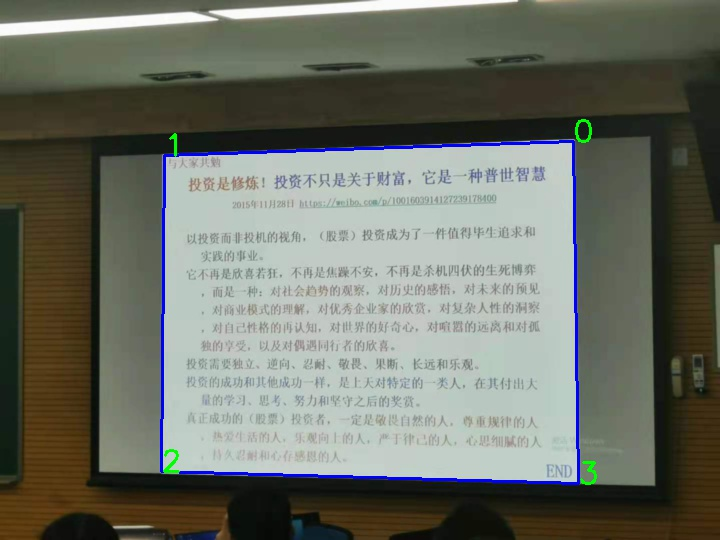
#> input picture blackboard/example.jpg.small.jpeg, 720 x 540 px; its folder holds only this picture in this run
$ python rect.py example.jpg.small.jpeg   (older library calls are emulated)
#> lines starting #> are read from the running program, lines starting #| are printed output that depends on the picture; after the words box and inside, x2 and y2 are one past the last pixel; in counts of white or black regions, pixels touching at a corner belong together
import sys
import math

import cv2 as cv
import numpy as np
from matplotlib import pyplot as plt

# https://segmentfault.com/a/1190000013925648
# https://learnopencv.com/convex-hull-using-opencv-in-python-and-c/
# https://www.cnblogs.com/jclian91/p/9728488.html


def process(fname):
#> called with fname = 'example.jpg.small.jpeg'
    origin = cv.imread(fname)
#> origin is the input picture: shape (540, 720, 3); mean B, G, R 102.1, 112.2, 108.5

    small = origin.copy()
    while small.shape[0] > 1000:
        small = cv.pyrDown(small)

    binary = cv.cvtColor(small, cv.COLOR_BGR2GRAY)
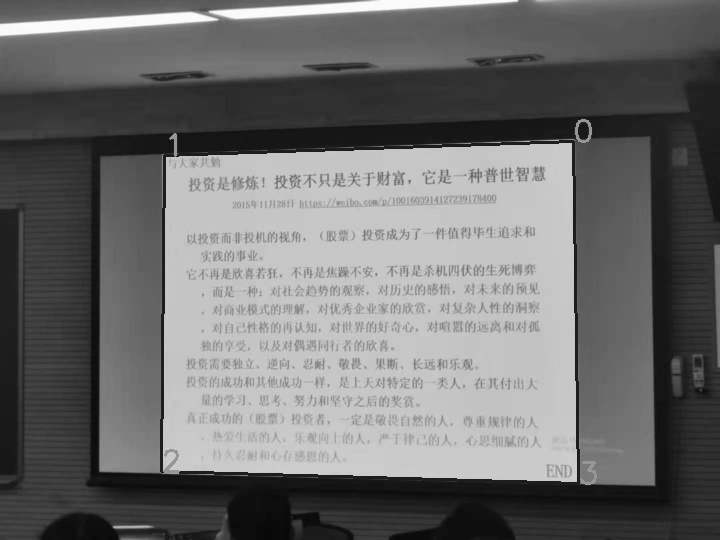
#> binary: shape (540, 720); min 8, max 254, mean 109.9
    hist1 = cv.calcHist([binary], [0], None, [256], [0, 256])
#> hist1 = 256 values, max 18932 at index 199, min 0 at index 0, mean 1518.8

    blur = cv.medianBlur(binary, 3)
    norm = np.zeros_like(blur)
    cv.normalize(blur, norm, 50, 200, cv.NORM_MINMAX, cv.CV_8U)
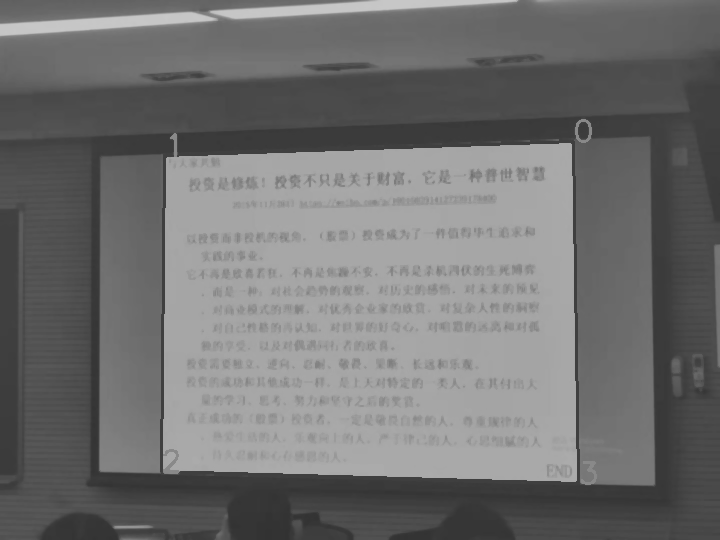
#> norm: shape (540, 720); min 50, max 200, mean 112.6

    hist2 = cv.calcHist([norm], [0], None, [256], [0, 256])
#> hist2 = 256 values, max 28150 at index 166, min 0 at index 0, mean 1518.8
    white = 150
    ret, thresh = cv.threshold(blur, white, 255, cv.THRESH_BINARY)
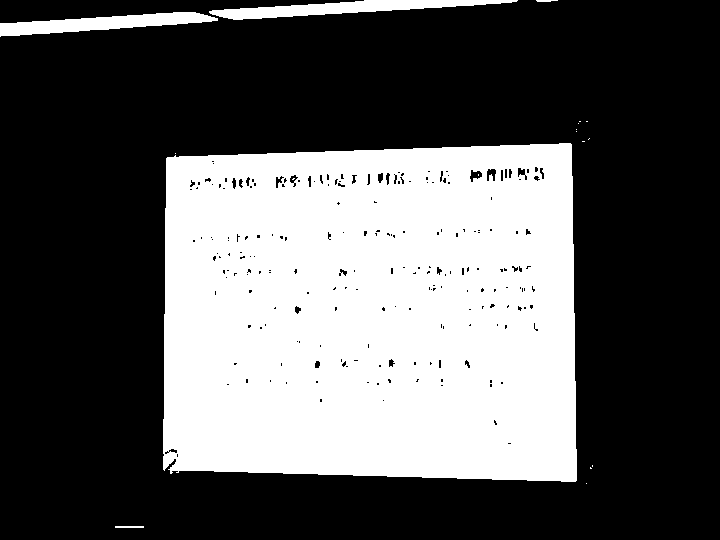
#> thresh: shape (540, 720); 35.3% white; 18 white regions (13 under 20 px)
#> ret = 150

    if 0:
        plt.plot(hist1, color='r')
        plt.plot(hist2, color='g')
        plt.xlim([0, 256])
        plt.show()

    # https://www.docs.opencv.org/master/da/d22/tutorial_py_canny.html
    #canny = cv.Canny(small, 100, 100)

    # https://www.cnblogs.com/bjxqmy/p/12347265.html

    # https://docs.opencv.org/master/d3/d05/tutorial_py_table_of_contents_contours.html
    #im2, contours, hierarchy = cv.findContours(thresh, cv.RETR_TREE, cv.CHAIN_APPROX_SIMPLE)
    im2, contours, hierarchy = cv.findContours(thresh, cv.RETR_LIST,
                                               cv.CHAIN_APPROX_SIMPLE)
#> contours = 236 contours, 193 with area under 20; largest, box (x1, y1, x2, y2) and area: (163, 143, 577, 482) 132891, (209, 0, 518, 20) 2456, (0, 12, 218, 37) 2394, (469, 169, 483, 183) 102, (486, 168, 497, 182) 96
    #im2, contours, hierarchy = cv.findContours(canny, cv.RETR_LIST, cv.CHAIN_APPROX_SIMPLE)

    cnts = np.zeros_like(small)
    cv.drawContours(cnts, contours, -1, (255, 0, 0), 3)
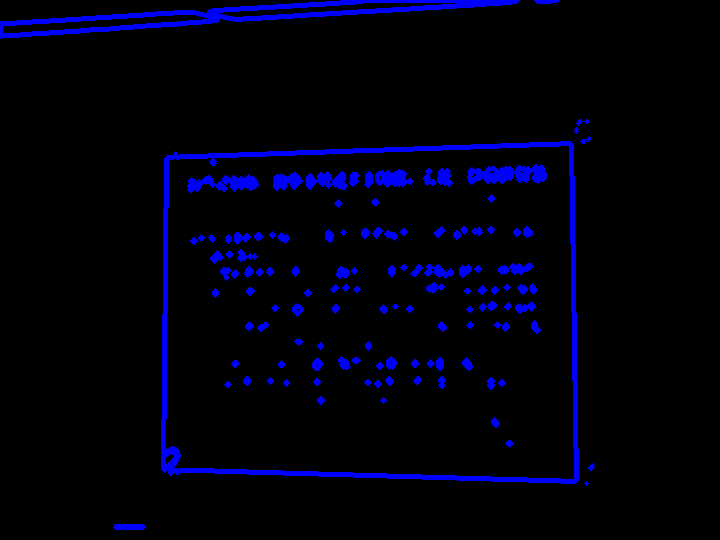
#> cnts: shape (540, 720, 3); mean of channels 0, 1, 2 15.1, 0, 0; drawn as B, G, R

    def angle_cos(p0, p1, p2):
        d1, d2 = (p0 - p1).astype('float'), (p2 - p1).astype('float')
        return abs(np.dot(d1, d2) / np.sqrt(np.dot(d1, d1) * np.dot(d2, d2)))

    squares = []
    for cnt in contours:
        cnt_len = cv.arcLength(cnt, True)
        cnt = cv.approxPolyDP(cnt, 0.02 * cnt_len, True)
        if len(cnt) == 4 and cv.contourArea(cnt) > 1000 and cv.isContourConvex(
                cnt):
            m = cv.moments(cnt)
            cx = int(m['m10'] / m['m00'])
            cy = int(m['m01'] / m['m00'])
            cnt = cnt.reshape(-1, 2)
            max_cos = np.max([
                angle_cos(cnt[i], cnt[(i + 1) % 4], cnt[(i + 2) % 4])
                for i in range(4)
            ])
            if max_cos < 0.1:
                squares.append(cnt)
#> this loop made 236 passes
#> (cnt_len, cx, cy, cnt, max_cos) on pass 226: (1526.5, 371, 313, [[571, 144], [167, 157], [163, 469], [575, 481]], 0.045)
#> cnt_len on passes 5, 6, 7, 8, 9, 11: 9.66, 13.9, 24.73, 9.66, 15.9, 11.66
#> after the loop, cx = 371; cy = 313; m = moments, m00 132396, centre m10/m00, m01/m00 = (371.6, 313.3); max_cos = 0.045; squares = [[[571, 144], [167, 157], [163, 469], [575, 481]]]

    if not squares:
        #return
        for cnt in contours:
            cv.polylines(small, [cnt], True, (255, 0, 0), 2)
        while 1:
            cv.imshow('small', small)
            cv.imshow('thresh', thresh)
            cv.imshow('contours', cnts)
            ch = cv.waitKey(0)
            if ch in (27, 113):
                break
        return

    print(squares)
#| [array([[571, 144],
#|        [167, 157],
#|        [163, 469],
#|        [575, 481]], dtype=int32)]
    points1 = squares[0]
#> points1 = [[571, 144], [167, 157], [163, 469], [575, 481]]

    cv.polylines(small, [points1], True, (255, 0, 0), 2)
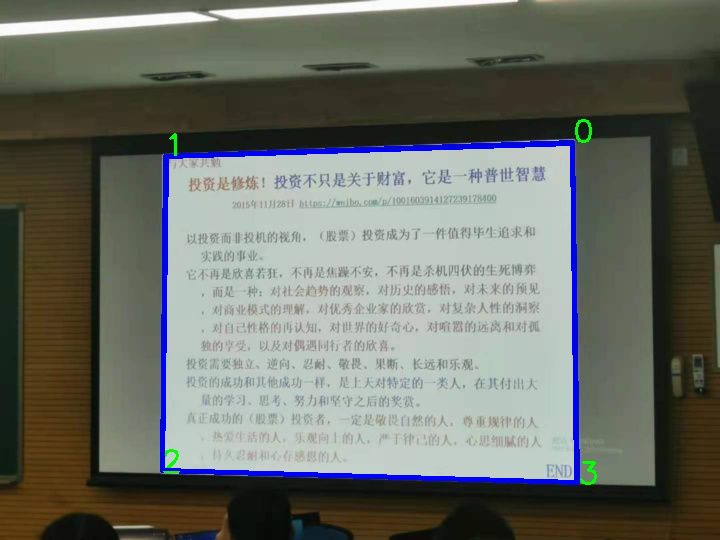
#> small: shape (540, 720, 3); 1.13% of pixels changed, all inside (x1, y1, x2, y2) = (162, 143, 577, 483)
    for i, p in enumerate(points1):
        cv.putText(small, str(i), tuple(p), cv.FONT_HERSHEY_SIMPLEX, 1,
                   (0, 255, 0), 2)
#> this loop made 4 passes
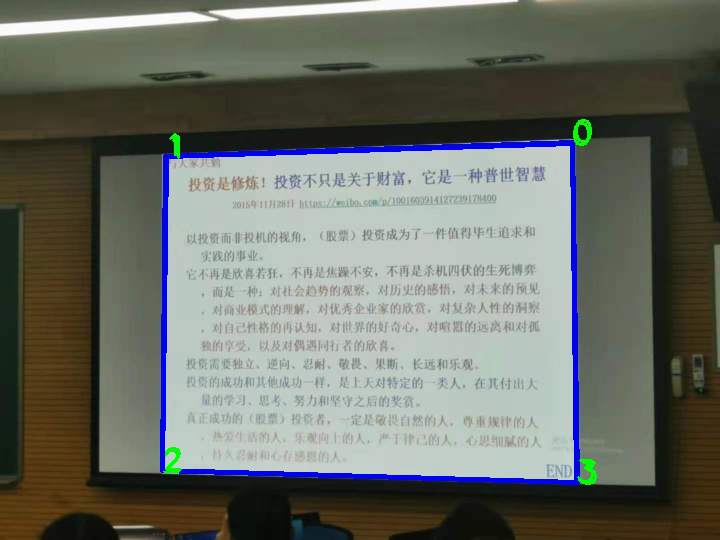
#> small: shape (540, 720, 3); 0.15% of pixels changed, all inside (x1, y1, x2, y2) = (165, 122, 594, 483)

    wh, WH = small.shape[:2], origin.shape[:2]
#> wh = (540, 720); WH = (540, 720)
    points1 = np.float32([(x / wh[0] * WH[0], y / wh[1] * WH[1])
                          for (x, y) in points1])

    x, y = points1[:, 0], points1[:, 1]
#> x = [571, 167, 163, 575]; y = [144, 157, 469, 481]
    w, h = x.max() - x.min(), y.max() - y.min()
#> w = 412; h = 337
    dx, dy = x[1] - x[0], y[1] - y[0]
#> dx = -404; dy = 13
    if abs(dx) > abs(dy):
        if dx < 0:
            points2 = np.float32([(w, 0), (0, 0), (0, h), (w, h)])
#> points2 = [[412, 0], [0, 0], [0, 337], [412, 337]]
        else:
            points2 = np.float32([(0, h), (w, h), (w, 0), (0, 0)])
    else:
        if dy < 0:
            points2 = np.float32([(w, h), (w, 0), (0, 0), (0, h)])
        else:
            points2 = np.float32([(0, 0), (0, h), (w, h), (w, 0)])

    # print(points1)
    # print(points2)

    m = cv.getPerspectiveTransform(points1, points2)
#> m = [[1.15, 0.0148, -194.5], [0.037, 1.15, -186.9], [0.000207, 6.65e-05, 1]]
    processed = cv.warpPerspective(origin, m, (w, h))

    # https://blog.csdn.net/qq_40755643/article/details/84032773
    # im = cv.equalizeHist(processed)
    im = np.zeros_like(processed)
    cv.normalize(processed, im, 0, 255, cv.NORM_MINMAX, cv.CV_8U)

    kernel = np.array([[0, -1, 0], [-1, 5, -1], [0, -1, 0]], np.float32)
    im = cv.filter2D(im, -1, kernel)
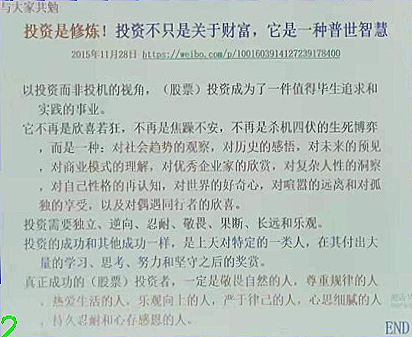
#> im: shape (337, 412, 3); mean B, G, R 188.8, 194.5, 183.4

    def imwrite(fname, cat, im):
        output_fname = f'{fname}.{cat}.jpeg'
        cv.imwrite(output_fname, im)
        return output_fname

    # out_fname = fname + '.my.jpeg'
    # cv.imwrite(out_fname, im)
    # return out_fname
    imwrite(fname, 'small', small)
    imwrite(fname, 'thresh', thresh)
    imwrite(fname, 'contours', cnts)
    imwrite(fname, 'result', im)

    while 1:
        cv.imshow('small', small)
        cv.imshow('thresh', thresh)
        cv.imshow('contours', cnts)
        cv.imshow('result', im)
        ch = cv.waitKey(0)
#> (key Esc is pressed here)
        if ch in (27, 113):
            break


def main():
    for fname in sys.argv[1:]:
        print(fname, process(fname))


if __name__ == '__main__':
    main()
